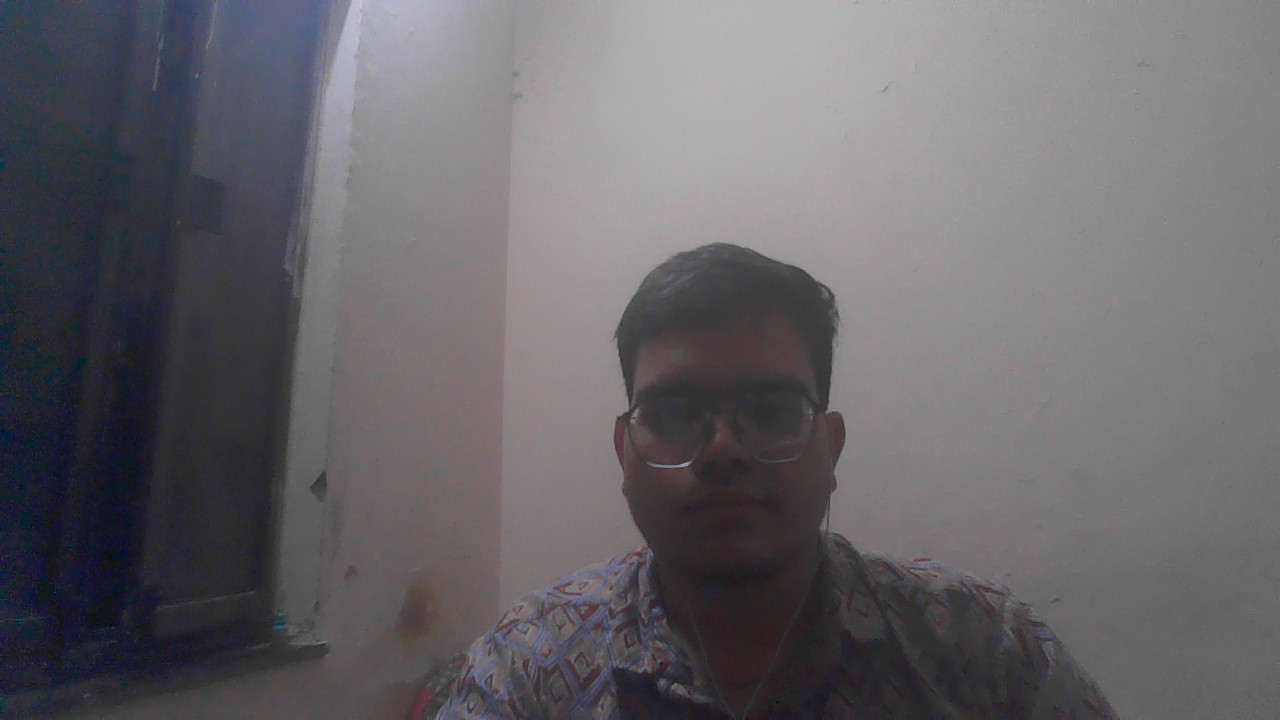
#> input picture OpenCV/image/my.jpg, 1280 x 720 px
$ python color_spaces.py
#> lines starting #> are read from the running program, lines starting #| are printed output that depends on the picture
import cv2 as cv
import matplotlib.pyplot as plt

img = cv.imread('image/my.jpg')
#> img is the input picture: shape (720, 1280, 3); mean B, G, R 105, 100.9, 103.1
cv.imshow('my', img)

# plt.imshow(img)
# plt.show()

# BGR to Grayscale
gray = cv.cvtColor(img, cv.COLOR_BGR2GRAY)
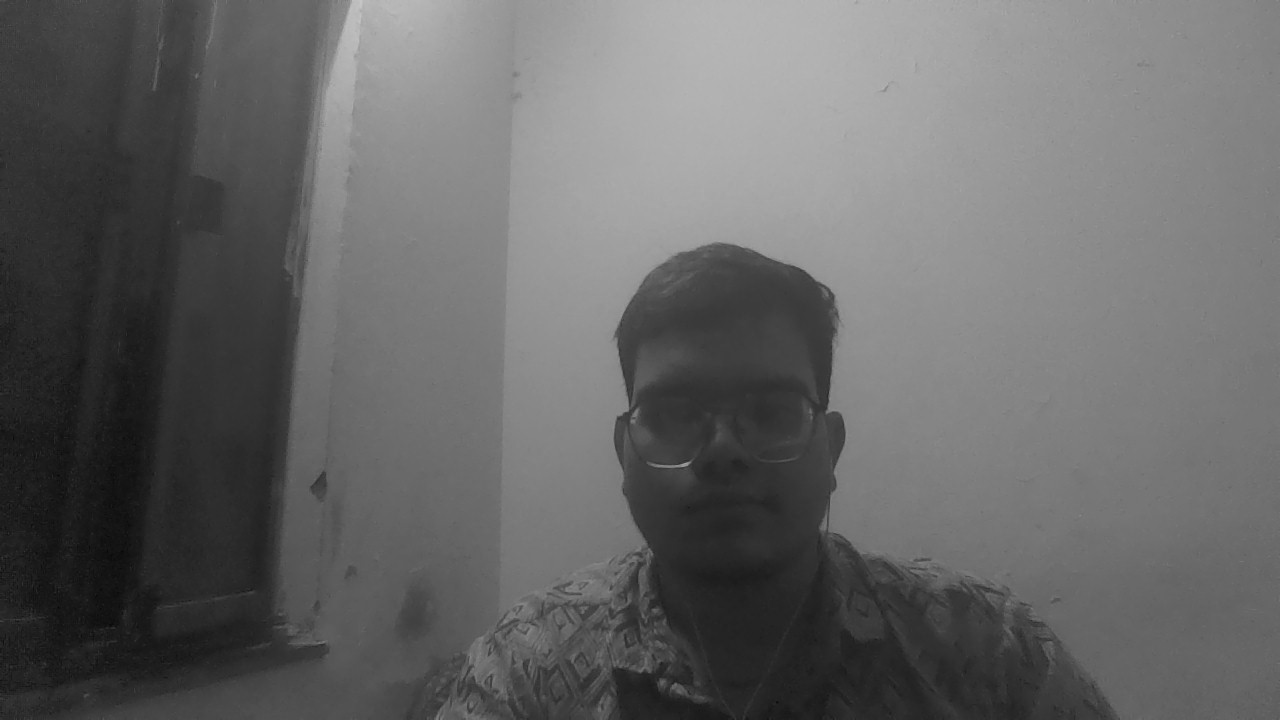
#> gray: shape (720, 1280); min 7, max 198, mean 102.1
cv.imshow('Gray', gray)

# BGR to HSV
hsv = cv.cvtColor(img, cv.COLOR_BGR2HSV)
#> hsv: shape (720, 1280, 3); mean H, S, V 97.6, 24, 107
cv.imshow('HSV', hsv)

# BGR to L*a*b
lab = cv.cvtColor(img, cv.COLOR_BGR2LAB)
#> lab: shape (720, 1280, 3); mean of channels 0, 1, 2 108, 130, 125.9
cv.imshow('LAB', lab)

# BGR to RGB
rgb = cv.cvtColor(img, cv.COLOR_BGR2RGB)
cv.imshow('RGB', rgb)

# HSV to BGR
lab_bgr = cv.cvtColor(lab, cv.COLOR_LAB2BGR)
cv.imshow('LAB --> BGR', lab_bgr)

cv.waitKey(0)
